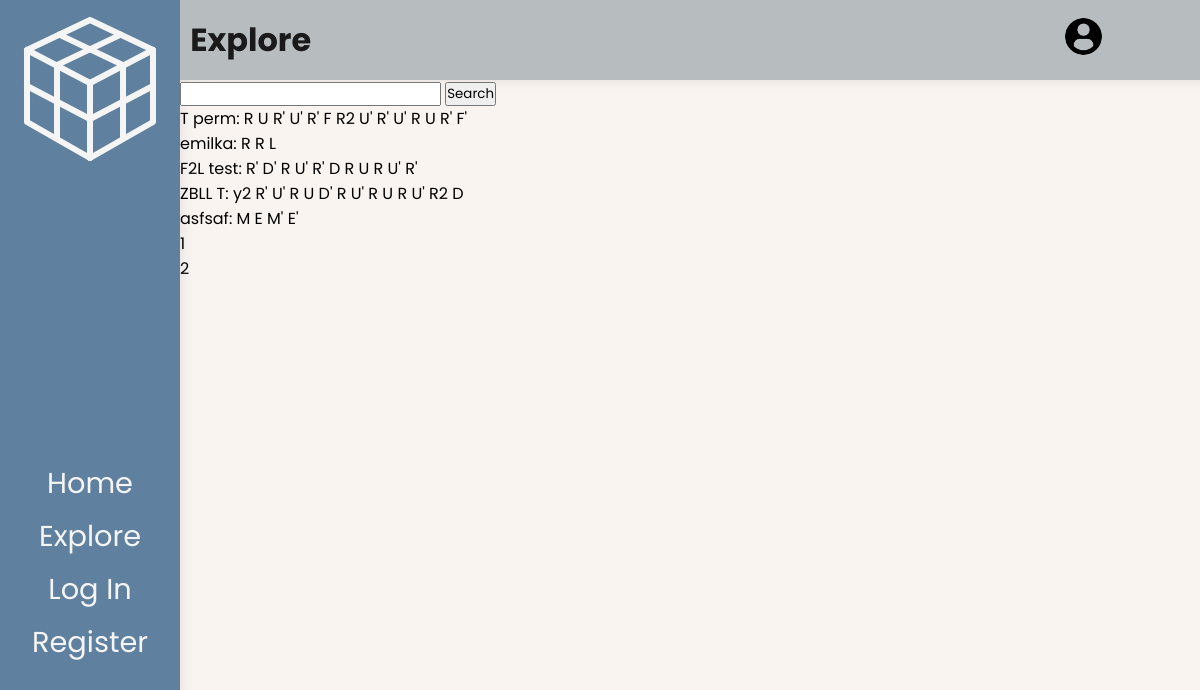
/explore/, run on the app's committed database.
### algorithms/models.py (models this page shows, shortened)
class Algorithm(models.Model):
    id = models.UUIDField(default=uuid.uuid4, unique=True, primary_key=True, editable=False)
    date_added = models.DateTimeField(auto_now_add=True)
    owner = models.ForeignKey(Profile, null=True, blank=True, on_delete=models.CASCADE)
    name = models.CharField(max_length=200)
    description = models.TextField(null=True, blank=True)
    content = models.CharField(max_length=200, null=False, validators=[
        RegexValidator(
            regex = r"^([RLUDFBMESrludfbxyz]{1}([2]|[']|2')? +)*([RLUDFBMESrludfbxyz]{1}([2]|[']|2')? *){1}$",
            message = "Invalid alogrithm.",
            code = "invalid_algorithm",
        )
    ])
    tags = models.ManyToManyField("Tag", blank=True)
    cube_state = models.CharField(editable=False, max_length=54, default="wwwwwwwwwyyyyyyyyyrrrrrrrrrooooooooogggggggggbbbbbbbbb")
    image = models.ImageField(editable=False, null=True, blank=True, upload_to="algorithms/", default="/algorithms/default.png")
    users_hearts = models.ManyToManyField(Profile, blank=True, related_name="hearted_algs")
    users_learned = models.ManyToManyField(Profile, blank=True, related_name="learned_algs")

### algorithms/views.py (the view)
# urls.py: path('explore/', views.getExplore, name="explore-algs"),
def getExplore(request):
    allAlgs = Algorithm.objects.all()
    algs, tags_query = getAlgsByTag(request, allAlgs)
    algs, search_query = searchAlgs(algs, request)
    algs, custom_range = paginateAlgs(request, algs)
    tags_url = f'&tags={tags_query}' if tags_query != '' else ''
    search_url = f'&search_query={search_query}' if search_query != '' else ''
    curr_queries = tags_url + search_url
    curr_url = reverse('explore-algs')
    context = {
            'title' : 'Explore',
            'algs' : algs,
            'search_query' : search_query,
            'tags_query' : tags_query,
            'custom_range' : custom_range,
            'curr_queries' : curr_queries,
            'curr_url' : curr_url,
    }
    return render(request, 'algorithms/explore.html', context)

### algorithms/utils.py (called while the page is built, shortened)
def getAlgsByTag(request, algs):
    if not request.GET.get('tags'):
        return algs, ''

def searchAlgs(filtered_algs, request):
    search_query = ''
    if request.GET.get('search_query'):
        search_query = request.GET.get('search_query')
    algs = filtered_algs.distinct().filter(Q(name__icontains=search_query) | Q(description__icontains=search_query))
    return algs, search_query

def paginateAlgs(request, algs):
    results = 5
    page = request.GET.get('page')
    paginator = Paginator(algs, results)
    try:
        algs = paginator.page(page)
    except PageNotAnInteger:
        page = 1
        algs = paginator.page(page)
    except EmptyPage:
        page = paginator.num_pages
        algs = paginator.page(page)
    page = int(page)
    PAGE_COUNT = 5
    if page - PAGE_COUNT // 2 < 1:
        left_index = max(1, page - PAGE_COUNT // 2)
        right_pages = PAGE_COUNT - (page - left_index + 1)
        right_index = min(PAGE_COUNT + left_index - 1, paginator.num_pages)
    else:
        right_index = min(paginator.num_pages, page + PAGE_COUNT // 2)
        left_pages = PAGE_COUNT - (right_index - page + 1)
        left_index = max(1, right_index - PAGE_COUNT + 1)
    custom_range = range(left_index, right_index + 1)
    return algs, custom_range

### algorithms/templates/algorithms/explore.html
{% extends 'main.html' %}
{% block content %}
<div id="explore-content">
    {% include 'algorithms/searchbar.html' with curr_url=curr_url search_query=search_query %}
    <div id="explore-list">
        {% for alg in algs %}
            <div class="explore-alg-card">
                {{alg.name}}:
                {{alg.content}}
            </div>
        {% endfor %}
    </div>
    {% include 'algorithms/page-controls.html' with custom_range=custom_range curr_url=curr_url %}
</div>
{% endblock content %}

### static/css/main.css (style rules this page uses)
:root { --primary-color: #faf4f0; --secondary-color: #99a88c; --third: #5f809e; --on-primary: #B7BCBF; --extra1: #0D3B66; --extra2: #FFE2C3; --text1: #f5f5f5; --text2: #1a1a1a; }
* { margin: 0; padding: 0; box-sizing: border-box; }
body { font-family: "Poppins", sans-serif; background: var(--primary-color); height: 100vh; width: 100vw; display: grid; grid-template-rows: repeat(20, 5%); grid-template-columns: repeat(20, 5%); }

### data on the page
Algorithm: name "T perm", content "R U R' U' R' F R2 U' R' U' R U R' F'"
Algorithm: name "emilka", content "R R L"
Algorithm: name "F2L test", content "R' D' R U' R' D R U R U' R'"
Algorithm: name "ZBLL T", content "y2 R' U' R U D' R U' R U R U' R2 D"
Algorithm: name "asfsaf", content "M E M' E'"

### other printed values
{{ title }} "Explore"
{{ number }} "1" "2"
